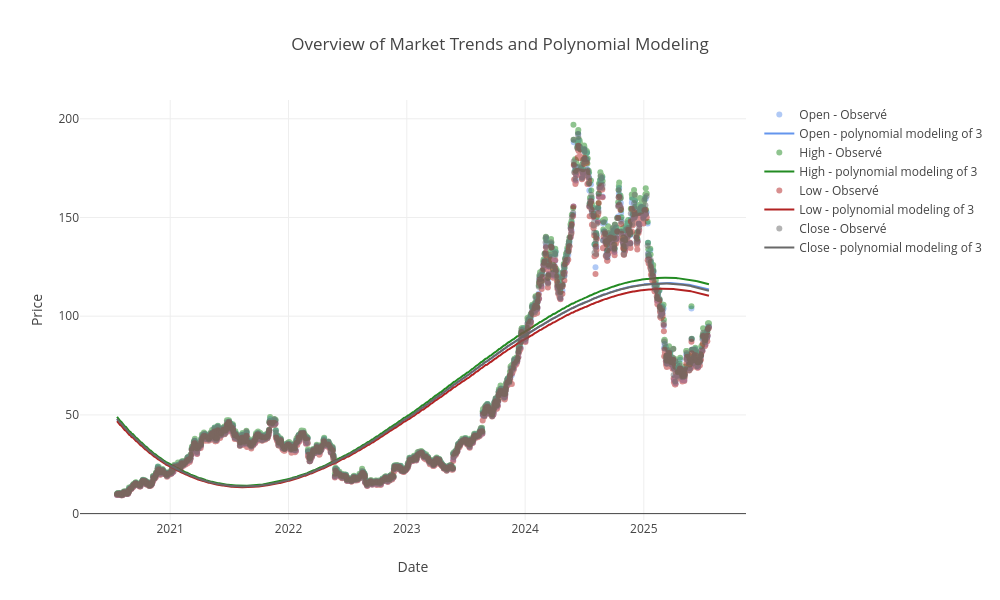

Notebook source saved alongside this figure:
### Code cell
get_trends_events_graph(
    df=df_5year,
    cols=["Open", "High", "Low", "Close"], 
    degre=3,
    show_curve=True, 
    colors={
        "Open":"cornflowerblue",
        "High":"forestgreen",
        "Low":"firebrick",
        "Close":"dimgrey"
    }
)

### Figure 1 — Plotly figure (JSON) as saved in the notebook; plotly's stock layout.template omitted (floating-point values rounded to 4 significant figures; data arrays with more than 128 entries replaced by an {"elided": "..."} marker saying what was removed)
{"data": [{"marker": {"color": "cornflowerblue"}, "mode": "markers", "name": "Open - Observé", "opacity": 0.5, "type": "scatter", "x": {"elided": "1256 str values"}, "y": {"elided": "1256 float values"}}, {"line": {"color": "cornflowerblue"}, "mode": "lines", "name": "Open - polynomial modeling of 3", "type": "scatter", "x": {"elided": "1256 str values"}, "y": {"elided": "1256 float values"}}, {"marker": {"color": "forestgreen"}, "mode": "markers", "name": "High - Observé", "opacity": 0.5, "type": "scatter", "x": {"elided": "1256 str values"}, "y": {"elided": "1256 float values"}}, {"line": {"color": "forestgreen"}, "mode": "lines", "name": "High - polynomial modeling of 3", "type": "scatter", "x": {"elided": "1256 str values"}, "y": {"elided": "1256 float values"}}, {"marker": {"color": "firebrick"}, "mode": "markers", "name": "Low - Observé", "opacity": 0.5, "type": "scatter", "x": {"elided": "1256 str values"}, "y": {"elided": "1256 float values"}}, {"line": {"color": "firebrick"}, "mode": "lines", "name": "Low - polynomial modeling of 3", "type": "scatter", "x": {"elided": "1256 str values"}, "y": {"elided": "1256 float values"}}, {"marker": {"color": "dimgrey"}, "mode": "markers", "name": "Close - Observé", "opacity": 0.5, "type": "scatter", "x": {"elided": "1256 str values"}, "y": {"elided": "1256 float values"}}, {"line": {"color": "dimgrey"}, "mode": "lines", "name": "Close - polynomial modeling of 3", "type": "scatter", "x": {"elided": "1256 str values"}, "y": {"elided": "1256 float values"}}], "layout": {"height": 600, "title": {"text": "Overview of Market Trends and Polynomial Modeling"}, "width": 1000, "xaxis": {"title": {"text": "Date"}}, "yaxis": {"title": {"text": "Price"}}}}
